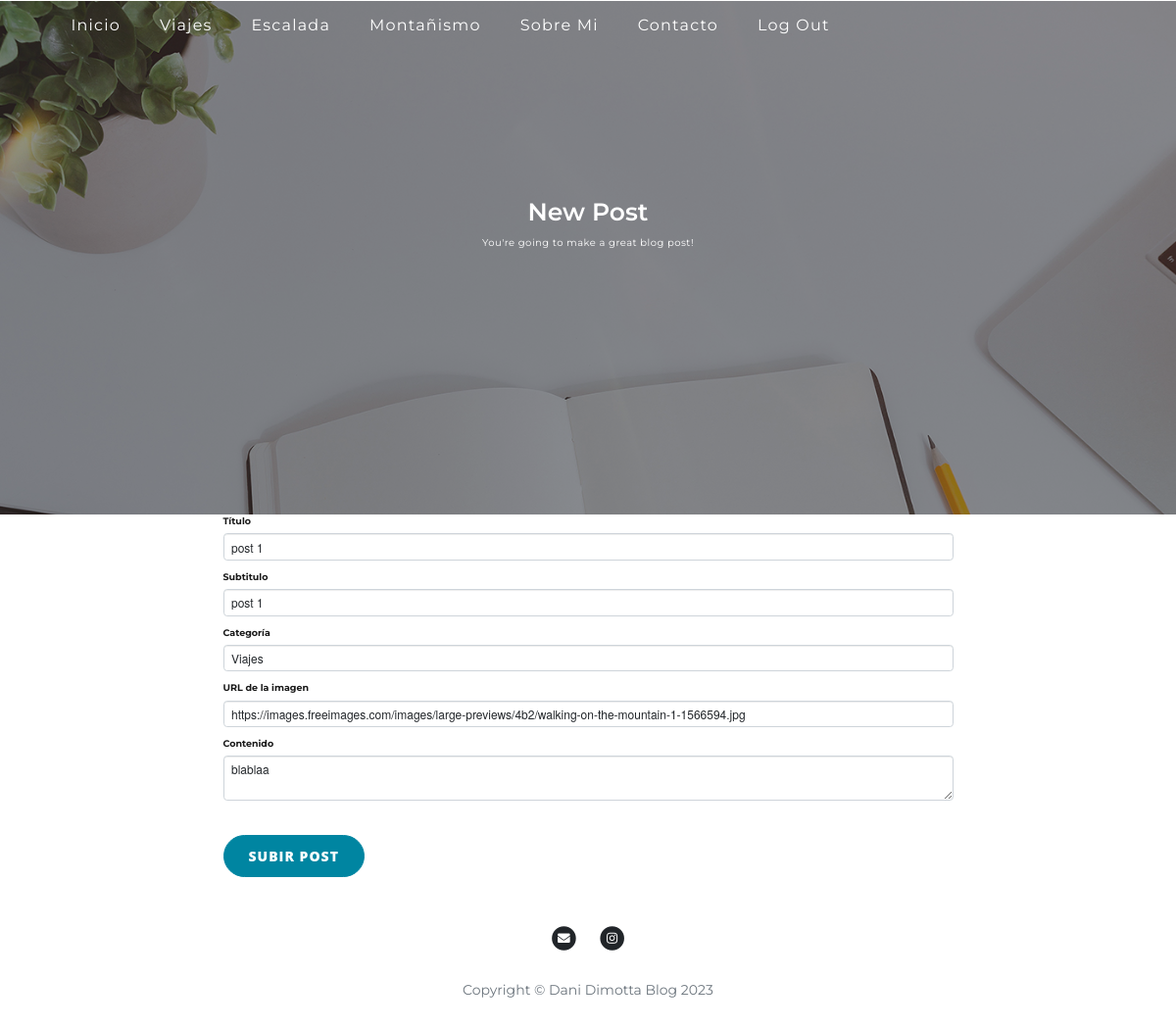
Page /edit-post/1 (signed in) on the earlier database version.
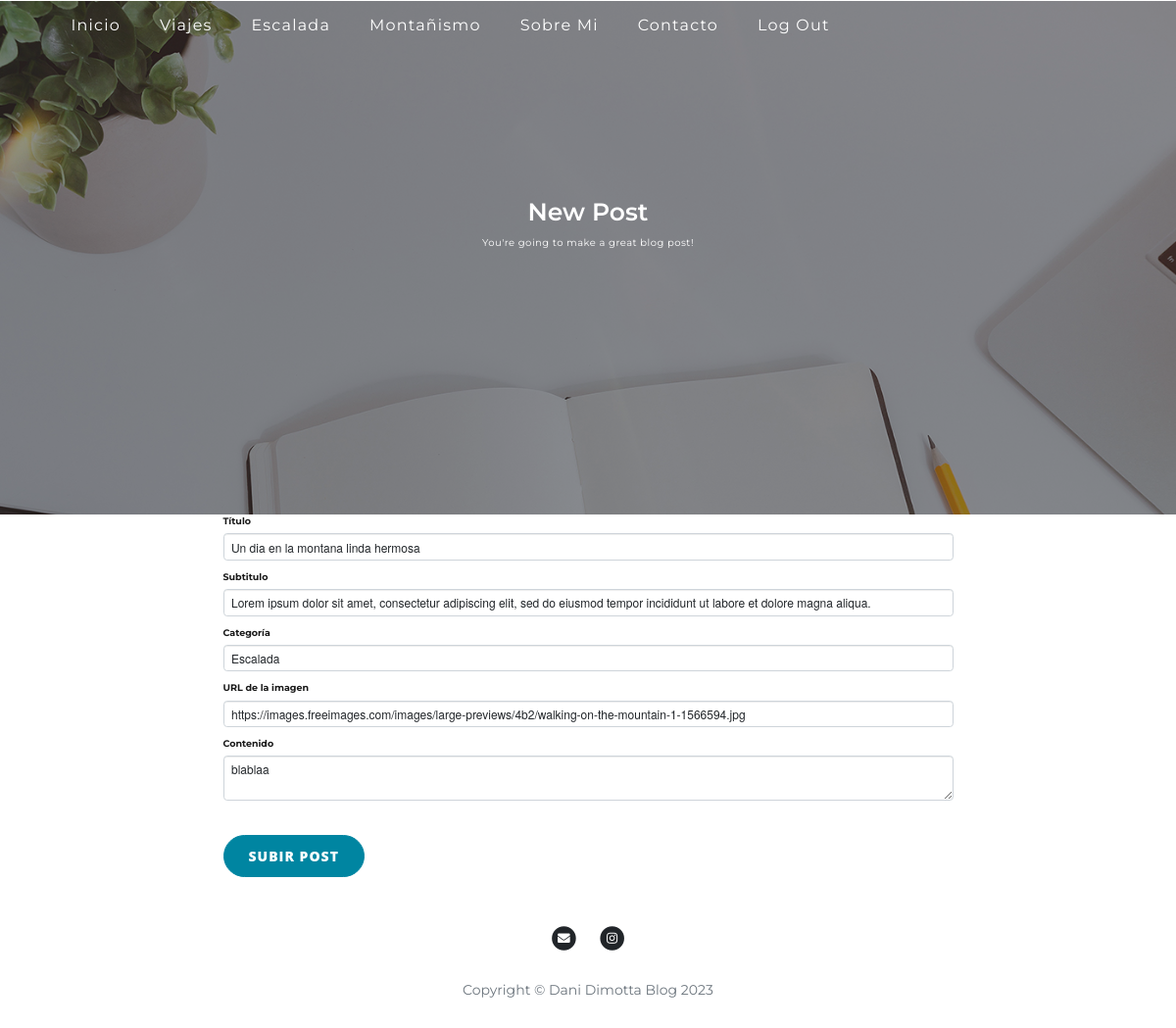
Same page on the later database version.
### main.py (models this page shows)
class BlogPost(db.Model):
    __tablename__ = "blog_posts"
    id = db.Column(db.Integer, primary_key=True)
    author_id = db.Column(db.Integer, ForeignKey('users.id'))
    author = relationship('Users', back_populates='posts')
    title = db.Column(db.String(250), unique=True, nullable=False)
    subtitle = db.Column(db.String(500), nullable=False)
    category = db.Column(db.String(250), nullable=False)
    date = db.Column(db.String(250), nullable=False)
    body = db.Column(db.Text, nullable=False)
    img_url = db.Column(db.String(500), nullable=False)
    comments = relationship('Comment', back_populates="parent_post")

### main.py (the view, shortened to what this page needs)
@app.route("/edit-post/<int:post_id>", methods=["GET", "POST"])
@admin_only
def edit_post(post_id):
    post = BlogPost.query.get(post_id)
    edit_form = CreatePostForm(
        title=post.title,
        subtitle=post.subtitle,
        category=post.category,
        img_url=post.img_url,
        body=post.body,
        date=date.today().strftime("%B %d, %Y")
    )
    return render_template("make-post.html", form=edit_form, logged_in=current_user.is_authenticated)

### forms.py
class CreatePostForm(FlaskForm):
    title = StringField("Título", validators=[DataRequired()])
    subtitle = StringField("Subtitulo", validators=[DataRequired()])
    category = SelectField(u"Categoría", choices=['Viajes', 'Escalada', 'Montañismo', 'Otra'])
    img_url = StringField("URL de la imagen", default="http://drive.google.com/uc?export=view&id=", validators=[DataRequired(), URL()])
    body = CKEditorField("Contenido", validators=[DataRequired()])
    submit = SubmitField("Subir Post")

### main.py (called while the page is built)
def admin_only(f):
    @wraps(f)
    def decorated_function(*args, **kwargs):
        if current_user.id != 1:
            return redirect(url_for('login'))
        return f(*args, **kwargs)
    return decorated_function

@login_manager.user_loader
def load_user(user_id):
    return Users.query.get(user_id)

### templates/make-post.html (shortened to what this page needs)
{% extends 'bootstrap/base.html' %}
{% import "bootstrap/wtf.html" as wtf %}
{% block content %}
{% include "header.html" %}
  <header class="masthead" style="background-image: url('{{ url_for('static', filename='img/edit-bg.jpg')}}')">
    <div class="overlay"></div>
    <div class="container">
      <div class="row">
        <div class="col-lg-8 col-md-10 mx-auto">
          <div class="page-heading">
            {% if is_edit: %}
            <h1>Edit Post</h1>
            {% else: %}
            <h1>New Post</h1>
            {% endif %}
            <span class="subheading">You're going to make a great blog post!</span>
          </div>
        </div>
      </div>
    </div>
  </header>
  <div class="container">
    <div class="row">
      <div class="col-lg-8 col-md-10 mx-auto">
        {{ wtf.quick_form(form, novalidate=True, button_map={"submit": "primary"}) }}
      </div>
    </div>
  </div>
{% include "footer.html" %}
{% endblock %}

### templates/header.html (shortened to what this page needs)
<!DOCTYPE html>
<html lang="en">
<head>
    <link href="{{ url_for('static', filename='vendor/bootstrap/css/bootstrap.css') }}" rel="stylesheet">
    <link href="https://cdn.jsdelivr.net/npm/bootstrap@5.2.1/dist/css/bootstrap.min.css" rel="stylesheet"
>
    <link href="{{ url_for('static', filename='vendor/fontawesome-free/css/all.min.css')}}" rel="stylesheet"
          type="text/css">
    <link href="{{ url_for('static', filename='css/clean-blog2.css')}}" rel="stylesheet">
</head>
<body>
<nav class="navbar navbar-expand-lg navbar-light fixed-top" id="mainNav">
    <div class="container">
        <div class="collapse navbar-collapse justify-content-center" id="navbarResponsive">
            <ul class="navbar-nav justify-content-center ml-auto">
                <li class="nav-item">
                    <a class="nav-link" href="{{ url_for('get_all_posts') }}">Inicio</a>
                </li>
                <li class="nav-item">
                    <a class="nav-link" href="{{ url_for('viajes') }}">Viajes</a>
                </li>
                <li class="nav-item">
                    <a class="nav-link" href="{{ url_for('escalada') }}">Escalada</a>
                </li>
                <li class="nav-item">
                    <a class="nav-link" href="{{ url_for('montanismo') }}">Montañismo</a>
                </li>
                <li class="nav-item">
                    <a class="nav-link" href="{{ url_for('about') }}">Sobre Mi</a>
                </li>
                <li class="nav-item">
                    <a class="nav-link" href="{{ url_for('contact') }}">Contacto</a>
                </li>
                {% if current_user.is_authenticated %}
                <li class="nav-item">
                    <a class="nav-link" href="{{ url_for('logout') }}">Log Out</a>
                </li>
                {% endif %}
            </ul>
        </div>
    </div>
</nav>

### templates/footer.html (shortened to what this page needs)
<footer>
    <div class="container">
        <div class="row">
            <div class="col-lg-8 col-md-10 mx-auto">
                <ul class="list-inline text-center">
                    <li class="list-inline-item">
                        <a href="{{url_for('contact')}}">
                <span class="fa-stack fa-lg">
                  <i class="fa fa-circle fa-stack-2x"></i>
                  <i class="fa fa-envelope fa-stack-1x fa-inverse"></i>
                </span>
                        </a>
                    </li>
                    <li class="list-inline-item">
                        <a href="https://www.instagram.com/danidimotta/">
                <span class="fa-stack fa-lg">
                  <i class="fas fa-circle fa-stack-2x"></i>
                  <i class="fab fa-instagram fa-stack-1x fa-inverse"></i>
                </span>
                        </a>
                    </li>
                </ul>
                <p class="copyright text-muted">Copyright &copy; Dani Dimotta Blog 2023</p>
            </div>
        </div>
    </div>
</footer>
</body>
</html>

### static/css/clean-blog2.css (style rules this page uses)
body { font-size: .95rem;color: #181818;font-family: 'Montserrat';text-align: justify;text-justify: inter-word; }
p { line-height: 1.5;margin: 30px 0; }
h1, h2, h3, h4, h5, h6 { font-weight: 600;font-family: 'Montserrat'; }
a { text-decoration: none;color: #212529;transition: all 0.2s; }
#mainNav { position: absolute;border-bottom: 1px solid #e9ecef;background-color: white;font-family: 'Montserrat';text-align: center; }
#mainNav .navbar-nav > li.nav-item > a { font-size: 16px;font-weight: 400;letter-spacing: 1.2px; }
@media only screen and (min-width: 992px) { #mainNav { transition: background-color 0.2s;transform: translate3d(0, 0, 0);border-bottom: 1px solid transparent;background: transparent;-webkit-backface-visibility: hidden; } }
@media only screen and (min-width: 992px) { #mainNav .navbar-nav > li.nav-item > a { padding: 10px 20px;color: #fff; } }
@media only screen and (min-width: 992px) { #navbarResponsive { display: inline-block !important; } }
header.masthead, section.masthead { padding-bottom: 10%;background-color: #868e96;background-attachment: fixed;background-position: center center;background-repeat: no-repeat;position: relative;background-size: cover;margin-top: 1px; }
header.masthead .page-heading, header.masthead .post-heading, header.masthead .site-heading { padding: 200px 0 150px;color: white; }
header.masthead .page-heading, header.masthead .site-heading { text-align: center; }
header.masthead .page-heading .subheading, header.masthead .site-heading .subheading { font-size: 1rem;font-weight: 400;line-height: 1.4;letter-spacing: .05rem;display: block;margin: 10px 0 0;font-family: 'Montserrat'; }
.overlay { position: absolute;top: 0;left: 0;height: 100%;width: 100%;background-color: #212529;opacity: 0.5; }
.form-control { font-size: 1.2rem;font-family: "Helvetica Neue",Helvetica,Arial,sans-serif; }
footer { padding: 50px 0 65px; }
footer .list-inline { margin: 0;padding: 0; }
footer .copyright { font-size: 14px;margin-bottom: 0;text-align: center; }
.btn { font-size: 14px;font-weight: 800;margin-top: 25px;padding: 10px 25px;letter-spacing: 1px;text-transform: uppercase;border-radius: 30px;font-family: 'Open Sans', 'Helvetica Neue', Helvetica, Arial, sans-serif; }
.btn-primary { background-color: #0085A1;border-color: #0085A1; }

Differences in the rows shown:
changed BlogPost "blablaa": title "post 1" → "Un dia en la montana linda hermosa"; subtitle "post 1" → "Lorem ipsum dolor sit amet, consectetur adipiscing elit, sed do eiusmod tempor incididunt ut labore et dolore magna aliqua."; category "Viajes" → "Escalada"
